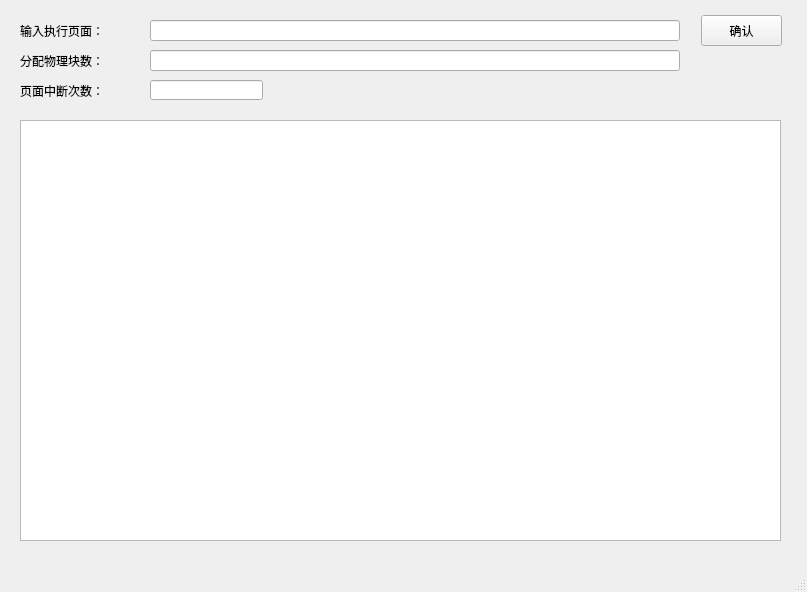
<?xml version="1.0" encoding="UTF-8"?>
<ui version="4.0">
 <class>MainWindow</class>
 <widget class="QMainWindow" name="MainWindow">
  <property name="geometry">
   <rect>
    <x>0</x>
    <y>0</y>
    <width>807</width>
    <height>592</height>
   </rect>
  </property>
  <property name="windowTitle">
   <string>MainWindow</string>
  </property>
  <widget class="QWidget" name="centralwidget">
   <widget class="QLabel" name="label">
    <property name="geometry">
     <rect>
      <x>20</x>
      <y>20</y>
      <width>115</width>
      <height>21</height>
     </rect>
    </property>
    <property name="text">
     <string>输入执行页面：</string>
    </property>
   </widget>
   <widget class="QLabel" name="label_2">
    <property name="geometry">
     <rect>
      <x>20</x>
      <y>50</y>
      <width>115</width>
      <height>21</height>
     </rect>
    </property>
    <property name="text">
     <string>分配物理块数：</string>
    </property>
   </widget>
   <widget class="QLabel" name="label_3">
    <property name="geometry">
     <rect>
      <x>20</x>
      <y>80</y>
      <width>115</width>
      <height>21</height>
     </rect>
    </property>
    <property name="text">
     <string>页面中断次数：</string>
    </property>
   </widget>
   <widget class="QPushButton" name="pushButton">
    <property name="geometry">
     <rect>
      <x>701</x>
      <y>15</y>
      <width>81</width>
      <height>31</height>
     </rect>
    </property>
    <property name="text">
     <string>确认</string>
    </property>
   </widget>
   <widget class="QLineEdit" name="lineEdit">
    <property name="geometry">
     <rect>
      <x>150</x>
      <y>20</y>
      <width>530</width>
      <height>21</height>
     </rect>
    </property>
   </widget>
   <widget class="QLineEdit" name="lineEdit_2">
    <property name="geometry">
     <rect>
      <x>150</x>
      <y>50</y>
      <width>530</width>
      <height>21</height>
     </rect>
    </property>
   </widget>
   <widget class="QTableWidget" name="tableWidget">
    <property name="geometry">
     <rect>
      <x>20</x>
      <y>120</y>
      <width>761</width>
      <height>421</height>
     </rect>
    </property>
   </widget>
   <widget class="QLineEdit" name="lineEdit_3">
    <property name="geometry">
     <rect>
      <x>150</x>
      <y>80</y>
      <width>113</width>
      <height>20</height>
     </rect>
    </property>
   </widget>
  </widget>
  <widget class="QMenuBar" name="menubar">
   <property name="geometry">
    <rect>
     <x>0</x>
     <y>0</y>
     <width>807</width>
     <height>23</height>
    </rect>
   </property>
  </widget>
  <widget class="QStatusBar" name="statusbar"/>
 </widget>
 <resources/>
 <connections/>
</ui>
